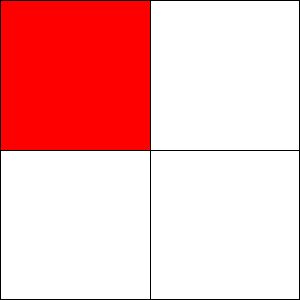
Frame 1 (no input)
Frame 60 (the mouse pressed at the canvas centre just before this capture): identical to frame 1, image omitted
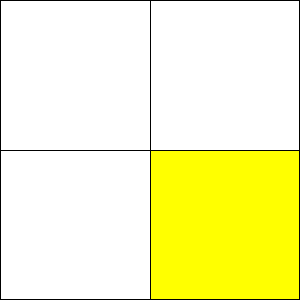
Frame 120 (the mouse held since frame 60 and released just before this capture)

The Processing sketch that drew these frames (run headless with seeded random() and noise(); from frame 60 on, the mouse is pressed at the canvas centre):

// Processing sketch: fade_assignment
// ── fade_assignment.pde
/* Roll Over
 CS30
 Zach Digout
 October 15, 2019
 
 A 2-by-2 grid that colours whichever square the mouse is on
 and fades that colour when the mouse is moved off of it.
 */

boolean left = true;
boolean right = false;
boolean top = true;
boolean bottom = false;
int leftTopTransparency = 0;
int rightTopTransparency = 0;
int leftBottomTransparency = 0;
int rightBottomTransparency = 0;
int toggle = 0;
int toggleTwo = 0;


void setup() {
  size(300, 300);
}


void draw() {
  createGrid();
  checkLocation();
  makeSquare();
}


//This creates a visual of the four corners
void createGrid() {
  background(255);
  line(width/2, 0, width/2, height);
  line(0, height/2, width, height/2);
}


//This checks which corner the mouse is in, and changes teh variables depending on it
void checkLocation() {
  if (mouseX < width/2) {
    left = true;
    right = false;
  } else {
    left = false;
    right = true;
  }
  if (mouseY < height/2) {
    top = true;
    bottom = false;
  } else {
    top = false;
    bottom = true;
  }
}


//Changes the toggle variable
//0 -> On    1 -> Off
void mouseReleased() {
  if (right && bottom) {
    if (toggle == 0) {
      toggle = 1;
    } else { 
      toggle = 0;
    }
  }
}


//This function:
//    - makes all four squares
//    - changes the transparency to opaque if the mouse is in the square
//    - makes the transparency fade once the mouse leaves the square
//    - turns all the squares opaque if the mouse is pressed in the top left corner
//    - toggles squares on and off using the toggle variable
void makeSquare() {
  if (left && top) { //TOP LEFT CORNER
    if (toggle == 0) {  
      if (mousePressed) {
        toggleTwo = 1;
      }
      if (toggleTwo == 1) {
        leftTopTransparency = 255;
        rightTopTransparency = 255;
        leftBottomTransparency = 255;
        rightBottomTransparency = 255;
      }
      leftTopTransparency = 255;
    }
  } else {
    leftTopTransparency -= 5;
  }
  fill(255, 0, 0, leftTopTransparency);
  if (toggle == 1) fill(255);
  rect(0, 0, width/2, height/2);


  if (right && top) { // TOP RIGHT CORNER
    if (toggleTwo == 1) {
      toggleTwo = 0;
    }
    if (toggle == 0) {
      rightTopTransparency = 255;
    }
  } else {
    rightTopTransparency -= 5;
  }
  fill(0, 255, 0, rightTopTransparency);
  if (toggle == 1) fill(255);
  rect(width/2, 0, width/2 - 1, height/2);


  if (left && bottom) { //BOTTOM LEFT CORNER
    if (toggleTwo == 1) {
      toggleTwo = 0;
    }
    if (toggle == 0) {
      leftBottomTransparency = 255;
    }
  } else {
    leftBottomTransparency -= 5;
  }
  fill(0, 0, 255, leftBottomTransparency);
  if (toggle == 1) fill(255);
  rect(0, height/2, width/2, height/2 - 1);


  if (right && bottom) { //BOTTOM RIGHT CORNER
    if (toggleTwo == 1) {
      toggleTwo = 0;
    }
    rightBottomTransparency = 255;
  } else {
    rightBottomTransparency -= 5;
  }
  fill(255, 255, 0, rightBottomTransparency);
  if (toggle == 1) fill(255);
  rect(width/2, height/2, width/2 - 1, height/2 - 1);
}
